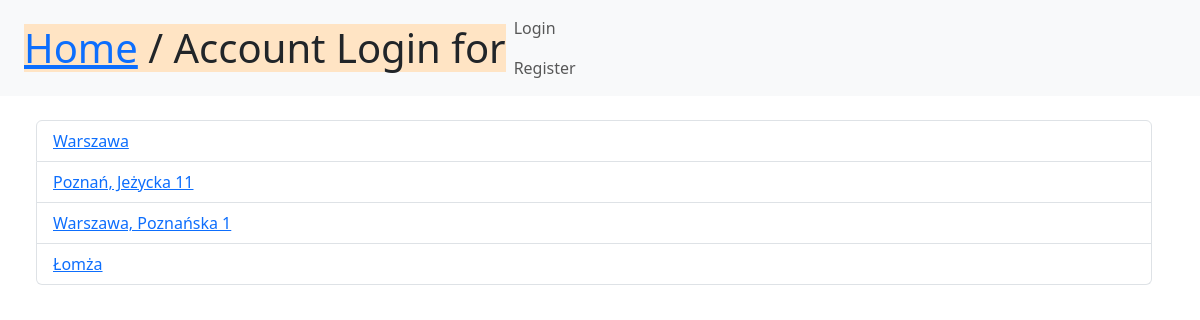
/appointment/, run on the app's committed database.
### people/models.py (models this page shows, shortened)
class Visit(models.Model):
    what_time = models.DateTimeField()
    location = models.CharField(max_length=128)
    specialist = models.ForeignKey(User, related_name='Specialist', null=True, on_delete=models.SET_NULL)
    patient = models.ForeignKey(User, related_name='Patient', null=True, on_delete=models.SET_NULL)

### people/views.py (the view)
# urls.py: path('appointment/', VisitView.as_view(), name='view_appointment'),
class VisitView(View):
    def get(self, request):
        visit = Visit.objects.all()
        return render(request, 'list2visit.html', {'visits': visit})

### people/templates/list2visit.html
{% extends 'base.html' %}
{% block content %}
    <ul class="list-group">
        {% for visit in visits.all %}
        <div class="list-group-item"><a href="{% url 'detail_appointment' visit.id %}">
            {{visit.location}}
        </a></div>
        {% endfor %}
    </ul>
{% endblock %}

### data on the page
Visit: location "Warszawa"
Visit: location "Poznań, Jeżycka 11"
Visit: location "Warszawa, Poznańska 1"
Visit: location "Łomża"
